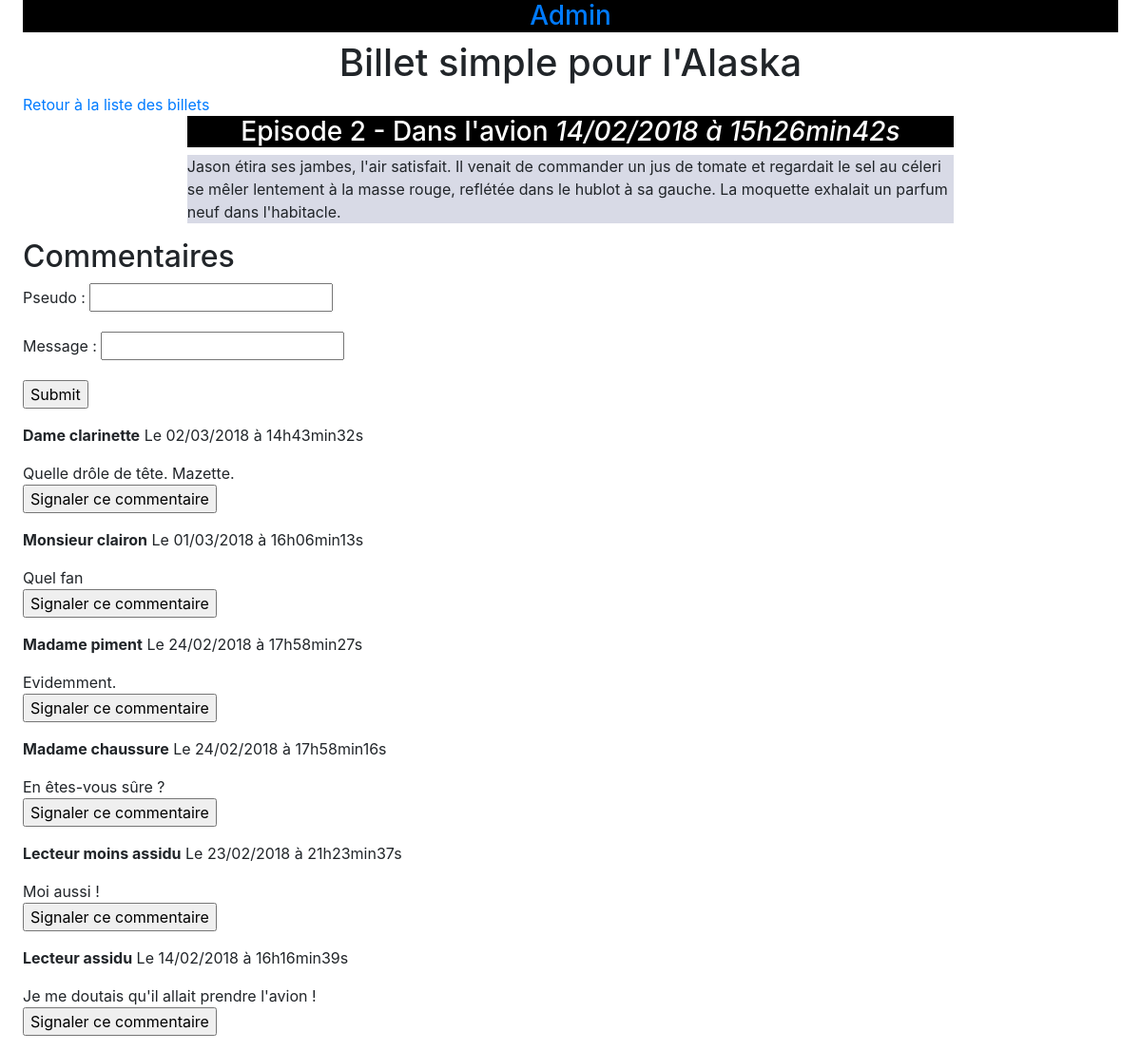
The app's page /blog.php?section=commentaires&billet=2 with its own data.
### tables this page shows
CREATE TABLE `billets` (
  `id` int(11) NOT NULL,
  `titre` varchar(255) NOT NULL,
  `contenu` text NOT NULL,
  `date_creation` datetime NOT NULL,
  `image` text NOT NULL
);

CREATE TABLE `commentaires` (
  `id` int(11) NOT NULL,
  `id_billet` int(11) NOT NULL,
  `auteur` text NOT NULL,
  `commentaire` text NOT NULL,
  `date_commentaire` datetime NOT NULL,
  `signalement` tinyint(1) NOT NULL
);

### controleur/commentaires.php (called while the page is built, shortened)
<?php
include_once('modele/get_commentaires.php');
include_once('modele/get_billet.php');
function affichage_commentaires() {
	$idBillet=$_GET['billet'];
	$billet = get_billet($idBillet);
	$commentaires = get_commentaires(0, 10, $idBillet);
	include_once('vue/commentaires.php');
}

### modele/get_billet.php (called while the page is built)
<?php
function get_billet($idBillet) {
    $id_Billet=$idBillet;
    global $bdd;
    $req = $bdd->prepare('SELECT id, titre, contenu, DATE_FORMAT(date_creation, \'%d/%m/%Y à %Hh%imin%ss\') AS date_creation_fr FROM billets WHERE id=?');
    $req->execute(array($id_Billet));
    $billet = $req->fetch(PDO::FETCH_ASSOC);
    return $billet ;
}

### modele/get_commentaires.php (called while the page is built)
<?php
function get_commentaires($offset, $limit, $idBillet) {
    if (isset($_GET['billet'])) {
        $idBillet=$_GET['billet'];
    } elseif (isset($_POST['idBillet'])) {
        $idBillet=$_POST['idBillet'];
    }
    global $bdd;
    $offset = (int) $offset;
    $limit = (int) $limit;
	$PDO_statement = $bdd->prepare('SELECT id, auteur, commentaire, DATE_FORMAT(date_commentaire, \'%d/%m/%Y à %Hh%imin%ss\') AS date_commentaire_fr, signalement FROM commentaires WHERE id_billet=:id ORDER BY date_commentaire DESC LIMIT :offset, :limit');
    $PDO_statement->bindParam(':offset', $offset, PDO::PARAM_INT);
    $PDO_statement->bindParam(':limit', $limit, PDO::PARAM_INT);
    $PDO_statement->bindParam(':id', $idBillet, PDO::PARAM_INT);
    $PDO_statement->execute();
    $commentaires = $PDO_statement->fetchAll(PDO::FETCH_ASSOC);
    return $commentaires;
}

### vue/commentaires.php (the view, shortened to what this page needs)
<!DOCTYPE html>
    <head>
    	<link href="assets/css/style.css" rel="stylesheet" />
    	<link rel="stylesheet" href="https://maxcdn.bootstrapcdn.com/bootstrap/4.0.0-alpha.6/css/bootstrap.min.css">
    </head>
    <body>
    	<h3><a href="blog.php?section=login">Admin</a></h3>
        <h1>Billet simple pour l'Alaska</h1>
        <a href="blog.php?section=index">Retour à la liste des billets</a>
			<div class="news">
				<h3>
					<?php echo $billet['titre'] ; ?>
					<em><?php echo $billet['date_creation_fr'] ; ?></em>
				</h3>
				<p>
					<?php echo $billet['contenu'] ; ?>
				</p>
			 </div>
			<h2> Commentaires </h2>
			<form action="blog.php?section=commentaires&billet=<?php echo $billet['id']; ?>" method="post">
				<p><label> Pseudo</label> : <input type="text" name="pseudo"></p>
				<p><label> Message</label> : <input type="text" name="message"></p>
				<p><input type="submit" ></p>
			</form>
		     <?php
				foreach ($commentaires as $commentaire)	{
			?>
				<p>
					<strong><?php echo $commentaire['auteur'] ; ?></strong>
					Le <?php echo $commentaire['date_commentaire_fr'] ; ?>
				</p>
				<div><?php echo $commentaire['commentaire'] ; ?></div>
		      	<form method="post" action="blog.php?section=signalement_commentaire&billet=<?php echo $billet['id']; ?>">
       				<p><input type="submit" value="Signaler ce commentaire"></p>
    			</form>
			<?php
			}
			?>
    </body>
</html>

### assets/css/style.css (style rules this page uses)
body { padding-left: 2%; padding-right: 2%; }
h1, h3 { text-align:center; }
h3 { background-color:black; color:#FFF !important; font-size:0.9em; margin-bottom:0px; }
.news p { background-color:#d8dae6; margin-top:0px; }
.news { width:70%; margin:auto; }
a { text-decoration: none; color: blue; }

### records on screen
billets: titre "Episode 2 - Dans l'avion", contenu "Jason étira ses jambes, l'air satisfait. Il venait de commander un jus de tomate et regardait le sel au céleri se mêler lentement à la masse rouge, reflétée dans le hublot à sa gauche. La moquette exhalait un parfum neuf dans l'habitacle."
commentaires: auteur "Dame clarinette", date_commentaire_fr "02/03/2018 à 14h43min32s", commentaire "Quelle drôle de tête. Mazette."
commentaires: auteur "Monsieur clairon", date_commentaire_fr "01/03/2018 à 16h06min13s", commentaire "Quel fan"
commentaires: auteur "Madame piment", date_commentaire_fr "24/02/2018 à 17h58min27s", commentaire "Evidemment."
commentaires: auteur "Madame chaussure", date_commentaire_fr "24/02/2018 à 17h58min16s", commentaire "En êtes-vous sûre ?"
commentaires: auteur "Lecteur moins assidu", date_commentaire_fr "23/02/2018 à 21h23min37s", commentaire "Moi aussi !"
commentaires: auteur "Lecteur assidu", date_commentaire_fr "14/02/2018 à 16h16min39s", commentaire "Je me doutais qu'il allait prendre l'avion !"

### other values on screen
$billet['date_creation_fr'] "14/02/2018 à 15h26min42s"
